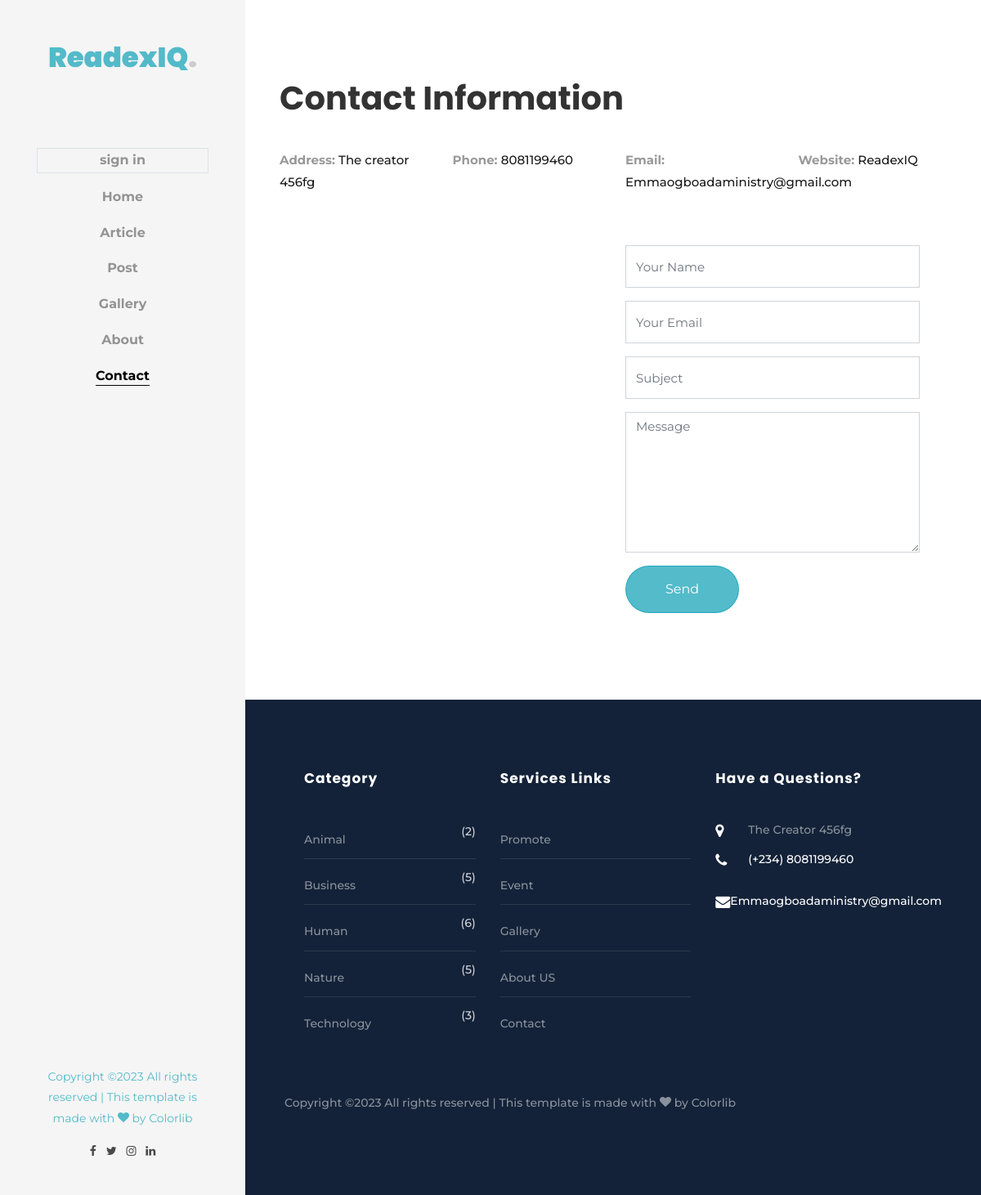
Screenshot of /contact-infomation with the database file from the repository.
### bookApp/models.py (models this page shows, shortened)
class Author(models.Model):
    user = models.OneToOneField(User, on_delete=models.CASCADE)
    first_name = models.CharField(max_length=20, blank=False, null=True)
    last_name = models.CharField(max_length=20, blank=False, null=True)
    about = models.TextField(blank=False, null=True)
    address = models.TextField(blank=False, null=True)
    street = models.TextField(blank=False, null=True)
    website_name = models.TextField(default='Elen', blank=True, null=True)
    facebook_url = models.CharField(max_length=225, blank=True, null=True)
    twitter_url = models.CharField(max_length=225, blank=True, null=True)
    telegram_url = models.CharField(max_length=225, blank=True, null=True)
    linkdin_url = models.CharField(max_length=225, blank=True, null=True)
    telgram_url = models.CharField(max_length=225, blank=True, null=True)
    tel = models.IntegerField(default="(234) ", null=True)
    image = models.ImageField(upload_to='myApp/image',  blank=False, null=True)

class Category(models.Model):
    title = models.CharField(max_length=20, blank=False, null=True)
    description = models.TextField(blank=False, null=True)
    slug = models.SlugField( blank=False, null=True)
    thumbnail = models.ImageField( blank=False, null=True)
    timestamp = models.DateTimeField(auto_now_add=True, blank=False, null=True)

### bookApp/views.py (the view)
# urls.py: path('contact-infomation', ContactView.as_view(), name='contact'),
class ContactView(ListView):
    model = Post
    template_name = 'bookApp/contact.html'
    def get_context_data(self,**kwargs):
        context = super().get_context_data(**kwargs)
        context['author'] = Author.objects.get(id=1)
        context['sidebar'] = Post.objects.values('categories__title').annotate(Count('categories__title'))
        return context

### bookApp/templates/bookApp/contact.html (shortened to what this page needs)
{% extends 'bookapp/base.html' %}
{% load static %}
  {% block content %}
	<div id="colorlib-page">
		<aside id="colorlib-aside" role="complementary" class="js-fullheight text-center">
			<h1 id="colorlib-logo"><a style="color: #17a3b8bb;" href="{% url 'home' %}">{{author.website_name|capfirst}}<span>.</span></a></h1>
			<nav id="colorlib-main-menu" role="navigation">
				<ul>
				{% if user.is_authenticated %}
				<li>
					<div class="border">
						{{user.username|capfirst|truncatechars:8}}<br>
						<small class="icon-user"> <a href="{% url 'logout' %}"> sign out</a></small>
				    </div>
				</li>
				{% else %}
				  <li class="border"><a href="{% url 'login' %}">sign in</a></li>
				{% endif %}
				<li><a href="{% url 'home' %}">Home</a></li>
				<li><a href="{% url 'article' %}">Article</a></li>
				<li><a href="{% url 'post' %}">Post</a></li>
				<li><a href="{% url 'photo' %}">Gallery</a></li>
				<li><a href="{% url 'about' %}">About</a></li>
				<li class="colorlib-active"><a href="{% url 'contact' %}">Contact</a></li>
			</ul>
			</nav>
			<div style="color: #17a3b8bb;" class="colorlib-footer">
				<p>
			  Copyright &copy;<script>document.write(new Date().getFullYear());</script> All rights reserved | This template is made with <i class="icon-heart" aria-hidden="true"></i> by <a href="https://colorlib.com" target="_blank">Colorlib</a>
				<ul>
					<li><a href="#"><i class="icon-facebook"></i></a></li>
					<li><a href="#"><i class="icon-twitter"></i></a></li>
					<li><a href="#"><i class="icon-instagram"></i></a></li>
					<li><a href="#"><i class="icon-linkedin"></i></a></li>
				</ul>
			</div>
		</aside>
		<div id="colorlib-main">
			<section class="ftco-section contact-section">
	      <div class="container">
	        <div class="row d-flex mb-5 contact-info">
	          <div class="col-md-12 mb-4">
	            <h1 class="h1 font-weight-bold">Contact Information</h1>
	          </div>
	          <div class="col-md-3">
	            <p><strong>Address: </strong>  <a>{{author.address|capfirst}}</a></p>
	          </div>
	          <div class="col-md-3">
	            <p><strong>Phone: </strong> <a href="tel://1234567920">{{author.tel}}</a></p>
	          </div>
	          <div class="col-md-3">
	            <p><strong>Email: </strong> <a href="mailto:info@yoursite.com">{{author.user.email|capfirst}}</a></p>
	          </div>
	          <div class="col-md-3">
	            <p><strong>Website: </strong> <a href="#">{{author.website_name|capfirst}}</a></p>
	          </div>
	        </div>
	        <div class="row block-9">
	          <div class="col-md-6 order-md-last pr-md-5">
                {% include 'bookApp/includes/contactform.html' %}
	          </div>
	          <div class="col-md-6">
	          	<div id="map"></div>
	          </div>
	        </div>
	      </div>
	    </section>
		{% include 'bookApp/includes/footer.html' %}
		</div>
	</div>
{% endblock %}

### bookApp/templates/bookApp/includes/footer.html
 <footer class="ftco-footer ftco-bg-dark ftco-section">
      <div class="container px-md-5">
        <div class="row mb-5">
          <div class="col-md">
            <div class="ftco-footer-widget mb-4 ml-md-4">
              <h2 class="ftco-heading-2">Category</h2>
              <ul class="list-unstyled categories">
                {% for tags in sidebar %}
		            <li><a href="#">{{ tags.categories__title|capfirst }}<span>({{ tags.categories__title__count }})</span></a></li>
		            {% endfor %}
              </ul>
            </div>
          </div>
          <div class="col-md">
             <div class="ftco-footer-widget mb-4">
              <h2 class="ftco-heading-2">Services Links</h2>
              <ul class="list-unstyled categories">
            		<li><a href="{% url 'home' %}">Promote</a></li>
                <li><a href="{% url 'article' %}">Event</a></li>
                <li><a href="{% url 'photo' %}">Gallery</a></li>
                <li><a href="{% url 'about' %}">About US</a></li>
                <li><a href="{% url 'contact' %}">Contact</a></li>
              </ul>
            </div>
          </div>
          <div class="col-md">
            <div class="ftco-footer-widget mb-4">
            	<h2 class="ftco-heading-2">Have a Questions?</h2>
            	<div class="block-23 mb-3">
	              <ul>
	                <li><span class="icon icon-map-marker"></span><span class="text">{{author.address|title}}</span></li>
	                <li><a><span class="icon icon-phone"></span><span class="text">(+234) {{author.tel}}</span></a></li>
	                <li><a><span class="icon icon-envelope"></span><span class="text">{{author.user.email|capfirst}}</span></a></li>
	              </ul>
	            </div>
            </div>
          </div>
        </div>
        <div class="row">
          <div class="col-md-12">
            <p>
  Copyright &copy;<script>document.write(new Date().getFullYear());</script> All rights reserved | This template is made with <i class="icon-heart" aria-hidden="true"></i> by <a href="https://colorlib.com" target="_blank">Colorlib</a>
  </p>
          </div>
        </div>
      </div>
    </footer>

### bookApp/static/bookApp/css/icomoon.css (style rules this page uses)
[class^="icon-"], [class*=" icon-"] { font-family: 'icomoon' !important; speak: none; font-style: normal; font-weight: normal; font-variant: normal; text-transform: none; line-height: 1; -webkit-font-smoothing: antialiased; -moz-osx-font-smoothing: grayscale; }
.icon-heart:before { content: "\f004"; }
.icon-map-marker:before { content: "\f041"; }
.icon-phone:before { content: "\f095"; }
.icon-twitter:before { content: "\f099"; }
.icon-facebook:before { content: "\f09a"; }
.icon-envelope:before { content: "\f0e0"; }
.icon-linkedin:before { content: "\f0e1"; }
.icon-instagram:before { content: "\f16d"; }

### rows the page displays
Author: website_name "ReadexIQ", address "The creator 456fg", tel "8081199460", user.email "Emmaogboadaministry@gmail.com", address "The Creator 456fg"
Category: categories__title "Animal", categories__title__count "2"
Category: categories__title "Business", categories__title__count "5"
Category: categories__title "Human", categories__title__count "6"
Category: categories__title "Nature", categories__title__count "5"
Category: categories__title "Technology", categories__title__count "3"
